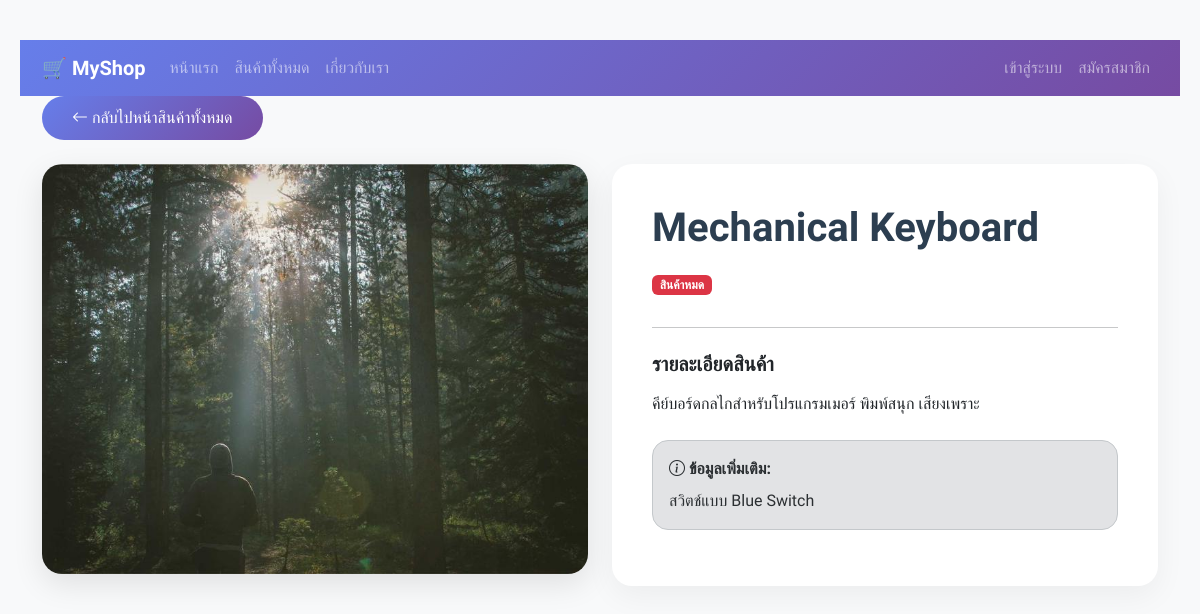
The page /products/1/ on the database its author committed.
### myapp/models.py (models this page shows, shortened)
class Product(models.Model):
    title = models.CharField(max_length=255, verbose_name="ชื่อสินค้า")
    detail = models.TextField(null=True, blank=True, verbose_name="รายละเอียด")
    image = models.ImageField(upload_to='products/', null=True, blank=True, verbose_name="รูปภาพ")
    others = models.TextField(null=True, blank=True, verbose_name="อื่นๆ")
    category = models.ForeignKey(
        Category, on_delete=models.CASCADE,
        null=True, blank=True, verbose_name="หมวดหมู่"
    )
    price = models.DecimalField(
        max_digits=10, decimal_places=2,
        null=True, blank=True, verbose_name="ราคา"
    )
    stock = models.PositiveIntegerField(default=0, verbose_name="จำนวนคงเหลือ")  # จำนวนสินค้าคงเหลือในสต็อก (ต้องเป็นเลขบวกเท่านั้น)
    unit = models.CharField(max_length=50, default="ชิ้น", verbose_name="หน่วย")  # หน่วยนับสินค้า เช่น ชิ้น, กล่อง, แพ็ค
    is_available = models.BooleanField(default=True, verbose_name="พร้อมขาย")  # สถานมีโร่อมขายอยู่หรือไม่
    created_at = models.DateTimeField(auto_now_add=True, null=True, verbose_name="วันที่สร้าง")  # บันทึกวันเวลาที่สร้างสินค้าโดยอัตโนมัติ (ตั้งครั้งเดียวตอนสร้าง)

### myapp/views.py (the view)
# urls.py: path('products/<int:id>/', ProductDetail, name='product-detail'),
def ProductDetail(request, id):
    product = get_object_or_404(Product, id=id)
    context = {'product': product}
    return render(request, 'product_detail.html', context)

### myapp/templates/product_detail.html (shortened to what this page needs)
<!DOCTYPE html>
<html lang="th">
<head>
  <link href="https://cdn.jsdelivr.net/npm/bootstrap@5.3.2/dist/css/bootstrap.min.css" rel="stylesheet">
  <link rel="stylesheet" href="https://cdn.jsdelivr.net/npm/bootstrap-icons@1.11.1/font/bootstrap-icons.css">
</head>
<body>
<nav class="navbar navbar-expand-lg navbar-dark" style="background: linear-gradient(135deg, #667eea, #764ba2);">
  <div class="container">
    <a class="navbar-brand fw-bold" href="{% url 'home' %}">🛒 MyShop</a>
    <div class="collapse navbar-collapse" id="navMenu">
      <ul class="navbar-nav me-auto mb-2 mb-lg-0">
        <li class="nav-item"><a class="nav-link" href="{% url 'home' %}">หน้าแรก</a></li>
        <li class="nav-item"><a class="nav-link" href="{% url 'all-products' %}">สินค้าทั้งหมด</a></li>
        <li class="nav-item"><a class="nav-link" href="{% url 'about' %}">เกี่ยวกับเรา</a></li>
      </ul>
      <ul class="navbar-nav">
        {% if user.is_authenticated %}
        <li class="nav-item"><a class="nav-link" href="{% url 'profile' %}">👤 {{ user.username }}</a></li>
        <li class="nav-item"><a class="nav-link" href="{% url 'logout' %}">ออกจากระบบ</a></li>
        {% else %}
        <li class="nav-item"><a class="nav-link" href="{% url 'login' %}">เข้าสู่ระบบ</a></li>
        <li class="nav-item"><a class="nav-link" href="{% url 'register' %}">สมัครสมาชิก</a></li>
        {% endif %}
      </ul>
    </div>
  </div>
</nav>
<div class="container">
    <div class="mb-4">
        <a href="{% url 'all-products' %}" class="btn btn-back"><i class="bi bi-arrow-left"></i> กลับไปหน้าสินค้าทั้งหมด</a>
    </div>
    <div class="row">
        <div class="col-md-6 mb-4">
            {% if product.image %}
                <img src="{{ product.image.url }}" class="product-img" alt="{{ product.title }}">
            {% else %}
                <img src="https://via.placeholder.com/800x600?text=No+Image" class="product-img" alt="No Image">
            {% endif %}
        </div>
        <div class="col-md-6 mb-4">
            <div class="detail-card">
                <h1>{{ product.title }}</h1>
                {% if product.stock is not None %}
                    {% if product.is_available and product.stock > 0 %}
                    <span class="badge bg-success mb-3">คงเหลือ {{ product.stock }} {{ product.unit }}</span>
                    {% else %}
                    <span class="badge bg-danger mb-3">สินค้าหมด</span>
                    {% endif %}
                {% endif %}
                <hr>
                <h5 class="fw-bold mt-4">รายละเอียดสินค้า</h5>
                <p class="text-muted" style="line-height: 1.8;">{{ product.detail|linebreaks }}</p>
                {% if product.others %}
                <div class="alert alert-secondary mt-4 rounded-4">
                    <strong><i class="bi bi-info-circle"></i> ข้อมูลเพิ่มเติม:</strong>
                    <p class="mb-0 mt-2">{{ product.others }}</p>
                </div>
                {% endif %}
            </div>
        </div>
    </div>
</div>
</body>
</html>

### myapp/templates/product_detail.html (style rules this page uses)
body { font-family: 'Prompt', sans-serif; background-color: #f8f9fa; padding: 40px 20px; }
.product-img { border-radius: 20px; box-shadow: 0 10px 30px rgba(0,0,0,0.1); width: 100%; max-height: 500px; object-fit: cover; }
.detail-card { background: white; border-radius: 20px; padding: 40px; box-shadow: 0 10px 30px rgba(0,0,0,0.05); height: 100%; }
h1 { font-weight: 700; color: #2c3e50; margin-bottom: 20px; }
.btn-back { background: linear-gradient(135deg, #667eea, #764ba2); border: none; border-radius: 50px; padding: 10px 30px; color: white; transition: 0.3s; }

### rows shown on the page
Product: image (picture), title "Mechanical Keyboard", detail "คีย์บอร์ดกลไกสำหรับโปรแกรมเมอร์ พิมพ์สนุก เสียงเพราะ", others "สวิตช์แบบ Blue Switch"
